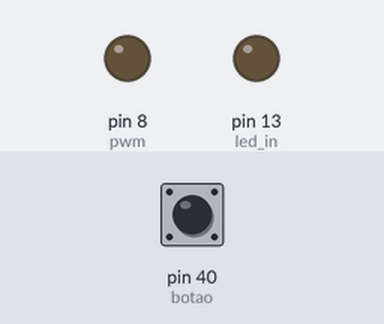
Recording of a sketch running on a simulated Arduino Mega 2560, built with avr-gcc and run on an emulated ATmega2560. Shown: output pins drawn as LEDs (lit = HIGH). The inputs (shaded band) are chosen by the test bench; at power-on: pin 40 (botao) LOW. What the sketch prints to the serial monitor is not drawn.

Above: at 1.7 s.
1.8 s: pin 40 (botao) pulled HIGH for 0.15 s
At 1.93 s:
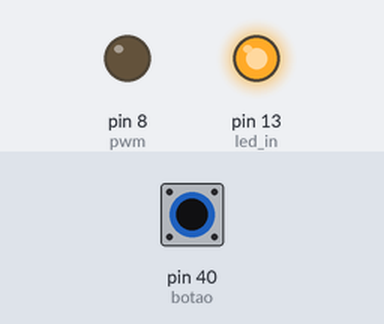
6.7 s: pin 40 (botao) pulled HIGH for 3.2 s
At 11.4 s:
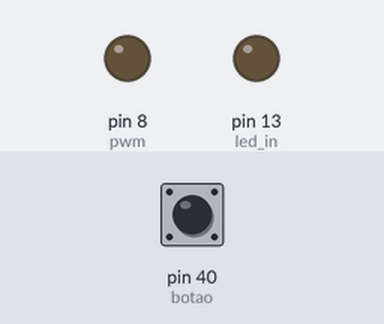
Timing chart, 0 to 12.4 s (numbered marks = the images above; inputs shaded):
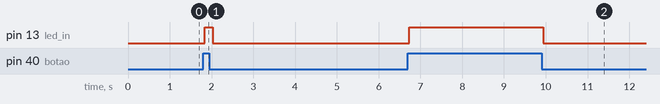

Measured:
- after the input at 1.8 s, pin 13 (led_in): LOW → HIGH at once, → LOW 0.20 s later
- after the input at 6.7 s, pin 13 (led_in): LOW → HIGH at once, → LOW 3.2 s later

The sketch:

ArPI_Escravo.ino
```cpp
#include <Wire.h>
#include "EEPROMAnything.h"
#include <EEPROM.h>

int number = 0;
int state = 0;
int address = 0;
int backdoor = 0;
int op = 0;
int estadoBotao = 0;
int pwm = 8;

struct config_t{
  int writed;
  int address;
  int number;
  int state;
}configuration;

void getValues(){
  Serial.print("\n------------------------------------------------\n");
  Serial.println("Obtendo Valores...");
  delay(200);
  EEPROM_readAnything(0, configuration);
  Serial.print("Gravado(1- sim, 0- nao):");
  Serial.println(configuration.writed);
  Serial.print("Endereco guardado:");
  Serial.println(configuration.address);
  Serial.print("Numero guardado:");
  Serial.println(configuration.number);
  Serial.print("Estado guardado:");
  Serial.println(configuration.state);

  if(configuration.writed == 1){
    address = configuration.address;
    number = configuration.number;
    state = configuration.state;
  Serial.println("Dados Recuperados!!");
  }else{
    address = 0;
    state = 0;
    delay(300);
  }
  Serial.println("Feito!");
  Serial.print("\n------------------------------------------------\n");

}

boolean saveValues(){
  Serial.print("\n------------------------------------------------\n");
  Serial.println("Salvando Valores...");
  configuration.writed = 1;
  configuration.address = address;
  configuration.number = number;
  configuration.state = state;

  EEPROM_writeAnything(0, configuration);

  Serial.print("Writed: ");
  Serial.println(configuration.writed);
  Serial.print("Endereco gravado: ");
  Serial.println(configuration.address);
  Serial.print("Numero: ");
  Serial.println(configuration.number);
  Serial.print("Estado(0-operacao|1-informacao): ");
  Serial.println(configuration.state);

  //EEPROM_writeAnything(0, configuration);
  Serial.println("Feito");
  Serial.print("\n------------------------------------------------\n");
}

void setup() {

  int botao = 40;
  int led_in = 13;
  pinMode(botao, INPUT);
  pinMode(led_in, OUTPUT);

  Serial.begin(9600);         // start serial for output

  getValues();
  //saveValues();

  //initialize i2c as slave
  Wire.begin(address);

  //define callbacks for i2c communication
  Wire.onReceive(receiveData);

  Serial.println("Ready!");
}

void loop() {
  interrupcao();
  delay(100);
}

void interrupcao(){
  estadoBotao = digitalRead(40);
  if(estadoBotao == HIGH){
    analogWrite(pwm, 0);
    digitalWrite(13, HIGH);
    backdoor = 5;
  }else{
    digitalWrite(13, LOW);
  }
}

//MODULOS PROGRAMAVEIS\\

/*
  -Modulo I-
Reenderecamento
*/
void receiveAddr(int data) {

  address = data;
  state = 0;
  Serial.print("Endereco Recebido: ");
  Serial.println(address);

  saveValues();
  asm volatile ("  jmp 0");
}

/*
-Modulo II-
Comunicação
*/
void receiveInf(int data) {

  if(data != 255){
    number = data;
  }
  Serial.print("\n*receiveInf*Dado Recebido: ");
  Serial.println(data);
}
/*
-Modulo III-
Retorno da interrupcao
*/

void receiveRet(int data){

  if(data == 5){
    digitalWrite(13, HIGH);
    delay(1000);
    digitalWrite(13, LOW);
    Serial.print("Inserir pedido de interrupção");
  }
  if(data == 4){
    Serial.print("Sem pedidos de Interrupcao");
  }
}

int gerenciadorOP(){

  int aux = 0;

  if(op == 1){
      Serial.print("\n-----------------REENDERECANDO------------------\n");
      Wire.onRequest(sendDataR);
      aux = 1;
    }
    if(op == 2){
      Wire.onRequest(sendDataN);
      aux = 0;
    }
    if(op == 3){
      Wire.onRequest(sendDataR);
      aux = 1;
    }
    if(op == 4){
      Serial.print("Backdoor: ");
      Serial.print(backdoor);
      if (backdoor == 5){
        Wire.onRequest(sendDataS);
        backdoor = 0;
      }else{
        Wire.onRequest(sendDataR);
      }
      aux = 1;
      state = 0;
    }

    return(aux);
}

int gerenciadorINF(int data){

  if(op == 1){
      receiveAddr(data);
      data = 0;
    }
    if(op == 2){
       data = 0;
    }
    if(op == 3){
      receiveInf(data);
      data = 0;
    }
    if(op == 4){
      receiveRet(data);
      data = 0;
    }

  return(data);

}


// callback for received data
void receiveData(int byteCount) {

  int data = 0;
  int aux = 0;

  while(Wire.available()){
    aux = Wire.read();
    Serial.print("Dado Recebido: ");
    Serial.println(aux);

    if(state == 0){
      op = aux;
      state = gerenciadorOP();
    }else if(state == 1){
      data = aux;
      state = gerenciadorINF(data);
    }else{
      Serial.print("Erro, Caminho inesperado!!");
      state = 0;
    }
    saveValues();
  }
}

void sendDataR(){
  Wire.write(op);
}
void sendDataN(){
  Wire.write(number);
}
void sendDataS(){
  Wire.write(backdoor);
}
```

EEPROMAnything.h
```cpp
#include <EEPROM.h>
#include <Arduino.h> //para definições de tipo

template <class T> int EEPROM_writeAnything(int ee, const T& value){

   const byte* p = (const byte*)(const void*)&value;
   unsigned int i;


   for(i = 0; i < sizeof(value); i++)
     EEPROM.write(ee++, *p++);
   return i;
}

template <class T> int EEPROM_readAnything(int ee, T& value){

  byte* p = (byte*)(void*)&value;
  unsigned int i;
  for (i = 0; i < sizeof(value); i++)
    *p++ = EEPROM.read(ee++);
  return i;
}
```
